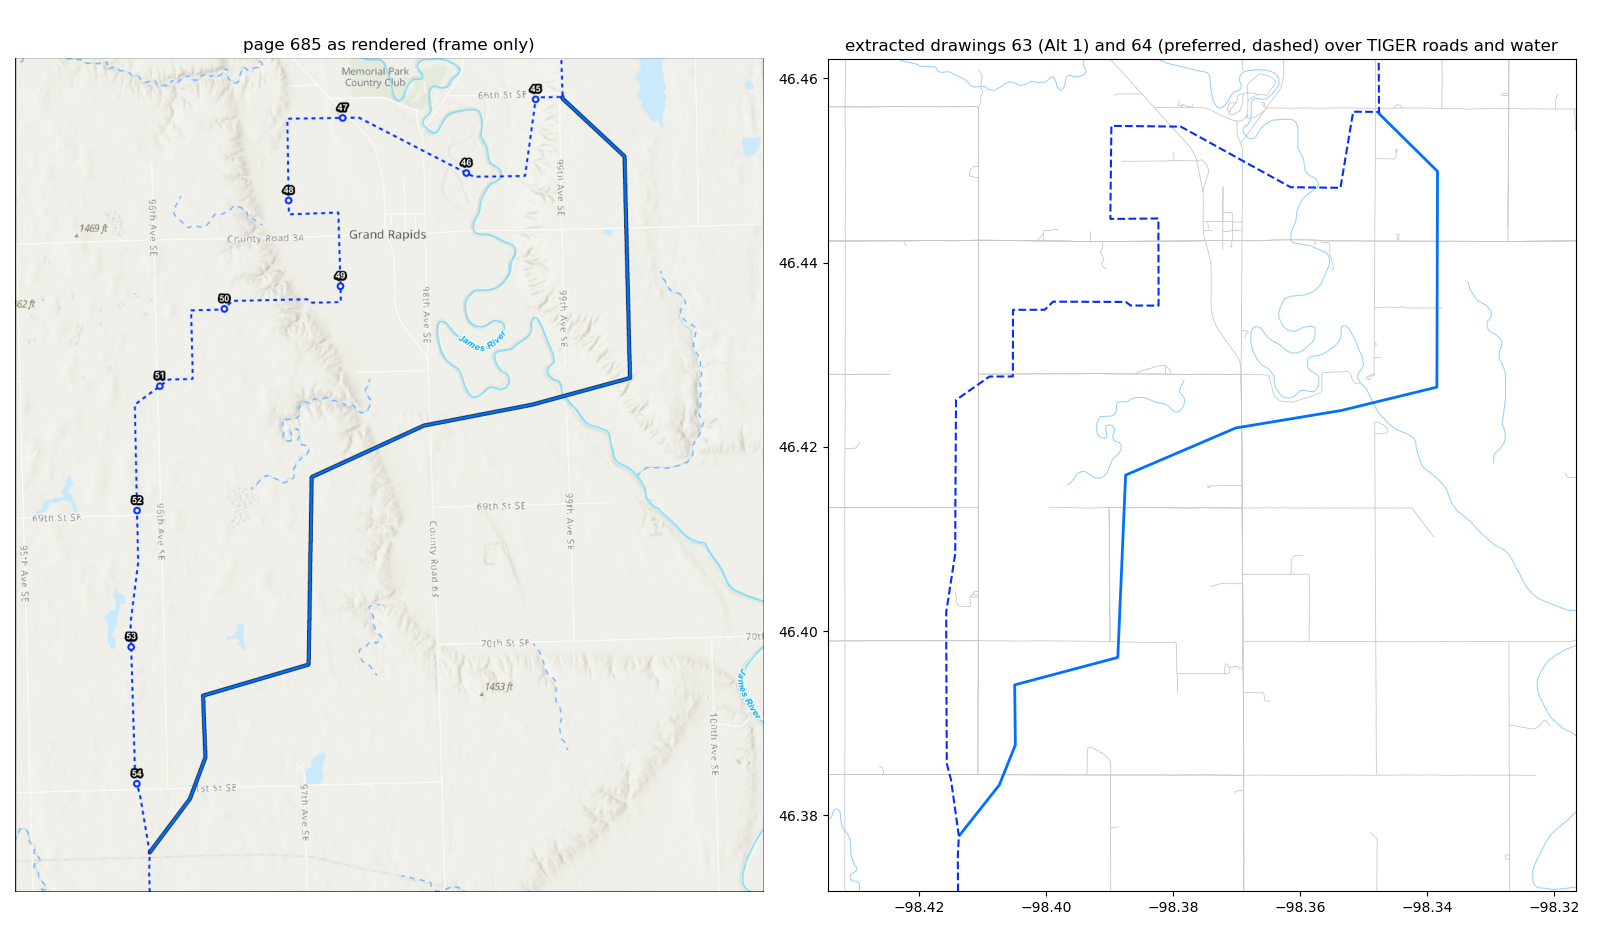

The script that drew this image:
"""Render page 685 beside the extracted route clipped to the page frame, same extent, for a shape comparison."""
import sys, fitz, numpy as np, geopandas as gpd
sys.path.insert(0, __file__.rsplit("/", 1)[0])
from geopdf import PageGeoref
import matplotlib; matplotlib.use("Agg"); import matplotlib.pyplot as plt
from PIL import Image
from shapely.geometry import box
S, out = sys.argv[1], sys.argv[2]
doc = fitz.open(f"{S}/p8327/dl/march_rr1_10.pdf"); g = PageGeoref(doc, 685)
im = Image.open(f"{S}/p8327/fix/pages/p685_150-685.png"); sc = im.size[0] / g.page.rect.width
b = g.bbox; H = g.page.rect.height
crop = im.crop((int(b[0]*sc), int((H-b[3])*sc), int(b[2]*sc), int((H-b[1])*sc)))
lay = gpd.read_file(f"{S}/p8327/fix/p685_layers.geojson")
roads = gpd.pd.concat([gpd.read_file(f"{S}/tiger_dl/tl_2023_{f}_roads/tl_2023_{f}_roads.shp") for f in ("38045",)])
water = gpd.read_file(f"{S}/tiger_dl/tl_2023_38045_linearwater/tl_2023_38045_linearwater.shp")
# frame corners in lon/lat
corners = np.array([g.lonlat(b[0], H-b[1]), g.lonlat(b[2], H-b[1]), g.lonlat(b[2], H-b[3]), g.lonlat(b[0], H-b[3])])
x0, x1, y0, y1 = corners[:,0].min(), corners[:,0].max(), corners[:,1].min(), corners[:,1].max()
fig, axs = plt.subplots(1, 2, figsize=(16, 9.5))
axs[0].imshow(crop); axs[0].set_title("page 685 as rendered (frame only)"); axs[0].axis("off")
ax = axs[1]; bb = box(x0, y0, x1, y1)
rr = roads[roads.intersects(bb)]; rr.plot(ax=ax, color="#c8c8c8", lw=0.6)
ww = water[water.intersects(bb)]; ww.plot(ax=ax, color="#8fd0ff", lw=0.7)
lay[lay.drawing == 48].plot(ax=ax, color="gray", ls="--", lw=1)
lay[lay.drawing == 63].plot(ax=ax, color="#0070ff", lw=2)
lay[lay.drawing == 64].plot(ax=ax, color="#032dff", lw=1.5, ls="--")
ax.set_xlim(x0, x1); ax.set_ylim(y0, y1); ax.set_aspect(1/np.cos(np.radians((y0+y1)/2)))
ax.set_title("extracted drawings 63 (Alt 1) and 64 (preferred, dashed) over TIGER roads and water")
plt.tight_layout(); plt.savefig(out, dpi=100); print("wrote", out)
